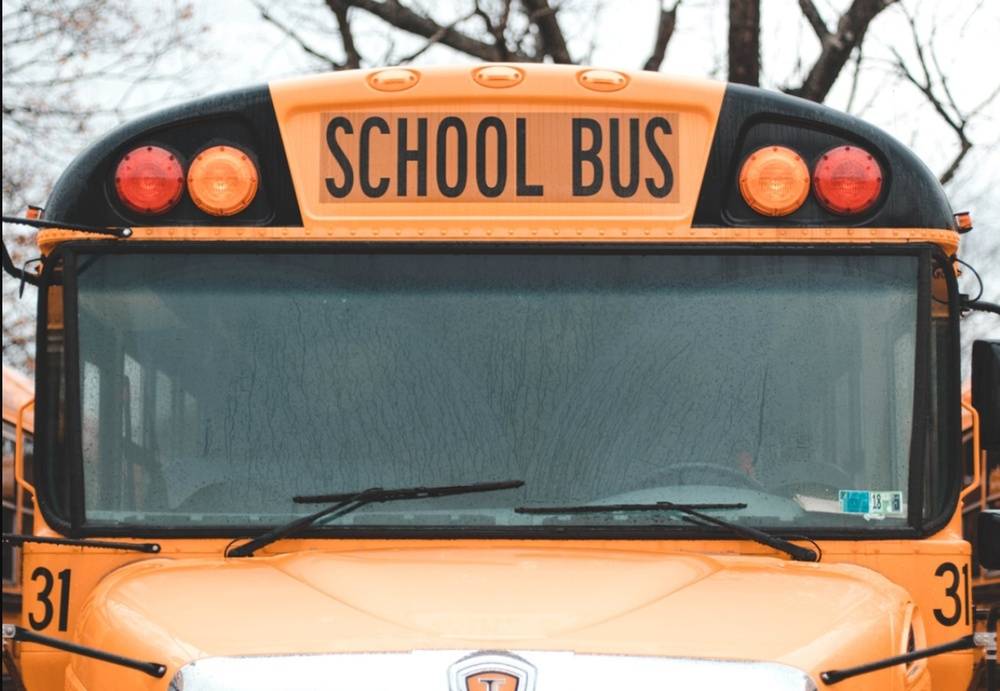
#> input picture Reconhecimento óptico de caracteres (OCR)/leitor_imagens/pytesseract/tesseract/OPENCV/Van.jpeg, 1000 x 691 px, shrunk from 1274 x 880 before the run
$ python tam_image.py
#> lines starting #> are read from the running program, lines starting #| are printed output that depends on the picture


""""
#aqui ele calcula o tamanho da imagem
from PIL import Image
objImage = Image.open("Van.jpeg")
fltWidth,fltHeight = objImage.size
print(fltWidth,fltHeight)

(venv) PS D:\rpa_app> python tam_image.py
1274 880
(venv) PS D:\rpa_app>

"""


"""

 sua imagem Van.jpg tem as dimensões:

Largura (width): 1274 pixels

Altura (height): 880 pixels

Agora, com base nas proporções descritas no trecho do livro, podemos calcular as coordenadas para fazer o crop da parte da imagem que contém o texto "SCHOOL BUS", adaptando para o seu tamanho real.

Passos:
X1 = 1/3 da largura - 100

X2 = 2/3 da largura + 100

Y1 = 1/6 da altura

Y2 = 1/3 da altura

Vamos fazer as contas com base em 1274x880:

"""

from PIL import Image

objImage = Image.open("Van.jpeg")
#> objImage is the input picture: PIL image 1000x691 RGB; mean R, G, B 151.8, 137.3, 122.9
fltWidth, fltHeight = objImage.size
#> fltWidth = 1000; fltHeight = 691

X1 = fltWidth / 3 - 100        # 1274 / 3 ≈ 424.67 - 100 ≈ 324.67
#> X1 = 233.3
X2 = 2 * fltWidth / 3 + 100    # 2*424.67 ≈ 849.33 + 100 ≈ 949.33
#> X2 = 766.7
Y1 = fltHeight / 6            # 880 / 6 ≈ 146.67
#> Y1 = 115.2
Y2 = fltHeight / 3            # 880 / 3 ≈ 293.33
#> Y2 = 230.3

fltArea = (X1, Y1, X2, Y2)
#> fltArea = (233.3, 115.2, 766.7, 230.3)
objImage = objImage.crop(fltArea)
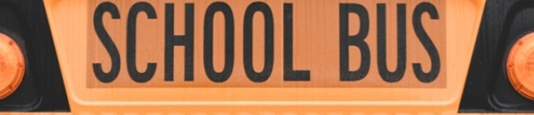
#> objImage: PIL image 534x115 RGB; mean R, G, B 166.9, 114.5, 79.4
objImage.save("Van-Cropped.jpeg")

$ run again, with Reconhecimento óptico de caracteres (OCR)/leitor_imagens/pytesseract/tesseract/OPENCV/Image of a Bird.jpg copied over Reconhecimento óptico de caracteres (OCR)/leitor_imagens/pytesseract/tesseract/OPENCV/Van.jpeg
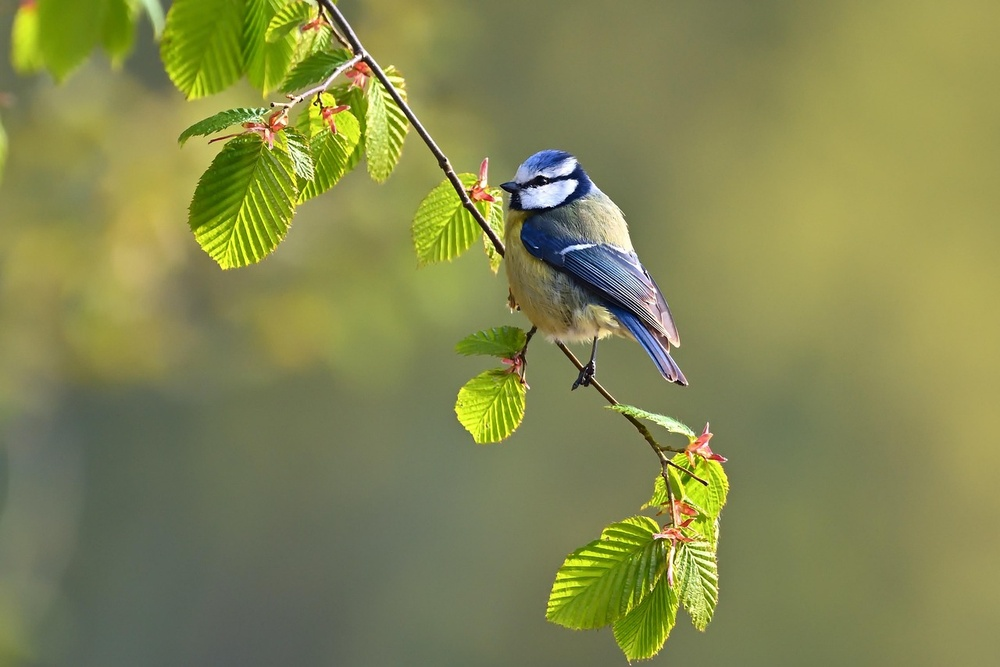
#> input picture Reconhecimento óptico de caracteres (OCR)/leitor_imagens/pytesseract/tesseract/OPENCV/Image of a Bird.jpg, 1000 x 667 px, shrunk from 1280 x 854 before the run
#> objImage is the input picture: PIL image 1000x667 RGB; mean R, G, B 131.9, 135.6, 80.7
#> `objImage = objImage.crop(fltArea)`:
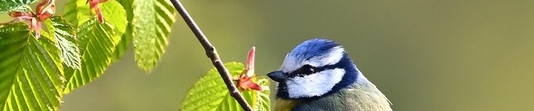
#> objImage: PIL image 534x111 RGB; mean R, G, B 141.7, 146.4, 81.1
